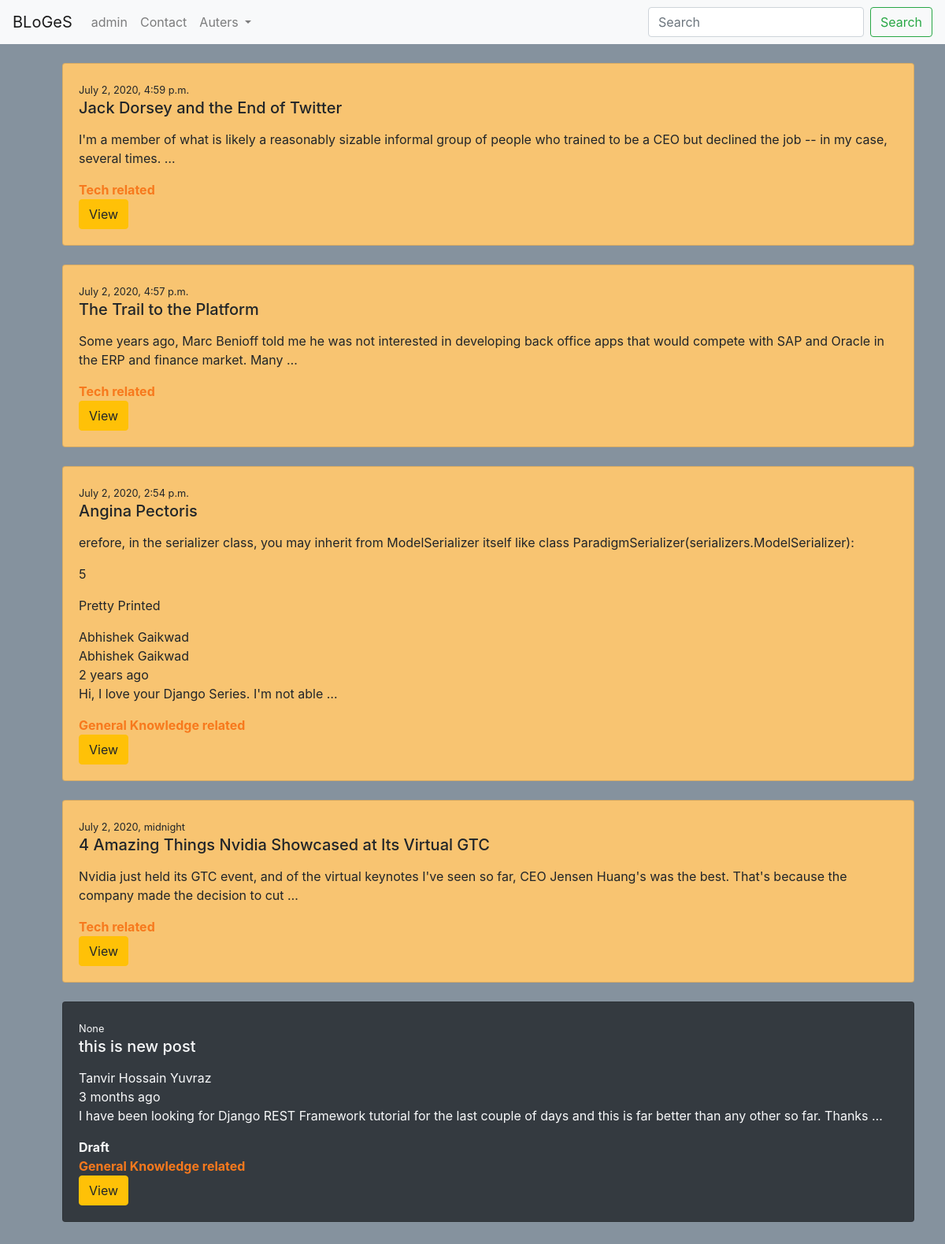
The app's page / (signed in) with its own data.
### blog/models.py (models this page shows, shortened)
class BlogPost(models.Model):
    user = models.ForeignKey(User, default=1, null=True, on_delete=models.SET_NULL)
    image = models.FileField(upload_to='image/', blank=True, null=True)
    title = models.CharField(max_length=120)
    slug = models.SlugField(unique=True)  # hello world -> hello-world
    content = models.TextField(null=True, blank=True)
    publish_date = models.DateTimeField(auto_now=False, auto_now_add=False, null=True, blank=True)
    timestamp = models.DateTimeField(auto_now_add=True)
    updated = models.DateTimeField(auto_now=True)
    type = models.ForeignKey('About', on_delete=models.CASCADE)
    objects = BlogPostManager()
    class Meta:
        ordering = ['-publish_date', '-updated', 'timestamp']
    def get_absolute_url(self):
        return f"/{self.slug}"

class About(models.Model):
    topics = models.CharField(max_length=30)
    blogs = models.ManyToManyField(BlogPost)
    def __str__(self):
        return self.topics
    class Meta:
        verbose_name_plural = 'related'

### blog/views.py (the view)
# urls.py: path('', blog_list_view, name='list'),
def blog_list_view(request):
    now = timezone.now()
    qs = BlogPost.objects.published().order_by('-publish_date')
    if request.user.is_authenticated:
        qs = BlogPost.objects.filter(user=request.user)
    context = {'blog_list': qs}
    return render(request, 'blog/blog_list.html', context)

### blog/ModelManager.py (called while the page is built)
    def published(self):
        now = timezone.now()
        return self.filter(publish_date__lte=now)

    def get_queryset(self):
        return BlogPostQuerySet(self.model, using=self.db)

    def published(self):
        return self.get_queryset().published()

### blog/templates/blog/blog_list.html
{% extends "base.html"%}
{% block content %}
<div class="card-group">
    <ul>
        {% for blog in blog_list %}
        {%include 'blog/list-inline.html' with blog_post=blog detail=False truncatewords=True%}
        {%endfor%}
    </ul>
</div>
{% endblock %}

### blog/templates/blog/list-inline.html
<div class="card m-4 {%if not blog_post.publish_date %} bg-dark text-light {%endif%}"
style=" background-color: #F8C471;"
>
    <div class="card-body">
        <small>{{blog_post.publish_date}}</small>
        <h5 class="card-title">{{blog_post.title}}</h5>
        <p class="card-text">
            {%if truncatewords%}
            {{blog_post.content|linebreaks|truncatewords:30}}
            {%else%}
            {{blog_post.content}}
            {%endif%}
        </p>
        {%if not detail%}
        {%if not blog_post.publish_date %}<strong>Draft</strong> <br>{%endif%}
        <strong style="color:#F7791D;">{{blog_post.type}} related</strong>
        <br>
        <a href="{{blog_post.get_absolute_url}}" class="btn btn-warning">View </a>
        {%endif%}
    </div>
</div>

### records on screen
BlogPost: publish_date "July 2, 2020, 4:59 p.m.", title "Jack Dorsey and the End of Twitter", content "I'm a member of what is likely a reasonably sizable informal group of people who trained to be a CEO but declined the job -- in my case, several times. …", type "Tech"
BlogPost: publish_date "July 2, 2020, 4:57 p.m.", title "The Trail to the Platform", content "Some years ago, Marc Benioff told me he was not interested in developing back office apps that would compete with SAP and Oracle in the ERP and finance market. Many …", type "Tech"
BlogPost: publish_date "July 2, 2020, 2:54 p.m.", title "Angina Pectoris", content "erefore, in the serializer class, you may inherit from ModelSerializer itself like class ParadigmSerializer(serializers.ModelSerializer): 5 Pretty Printed Abhishek Gaikwad Abhishek Gaikwad 2 years ago Hi, I love your Django Series. I'm not able …", type "General Knowledge"
BlogPost: publish_date "July 2, 2020, midnight", title "4 Amazing Things Nvidia Showcased at Its Virtual GTC", content "Nvidia just held its GTC event, and of the virtual keynotes I've seen so far, CEO Jensen Huang's was the best. That's because the company made the decision to cut …", type "Tech"
BlogPost: publish_date "None", title "this is new post", content "Tanvir Hossain Yuvraz 3 months ago I have been looking for Django REST Framework tutorial for the last couple of days and this is far better than any other so far. Thanks …", shows "Draft", type "General Knowledge"
